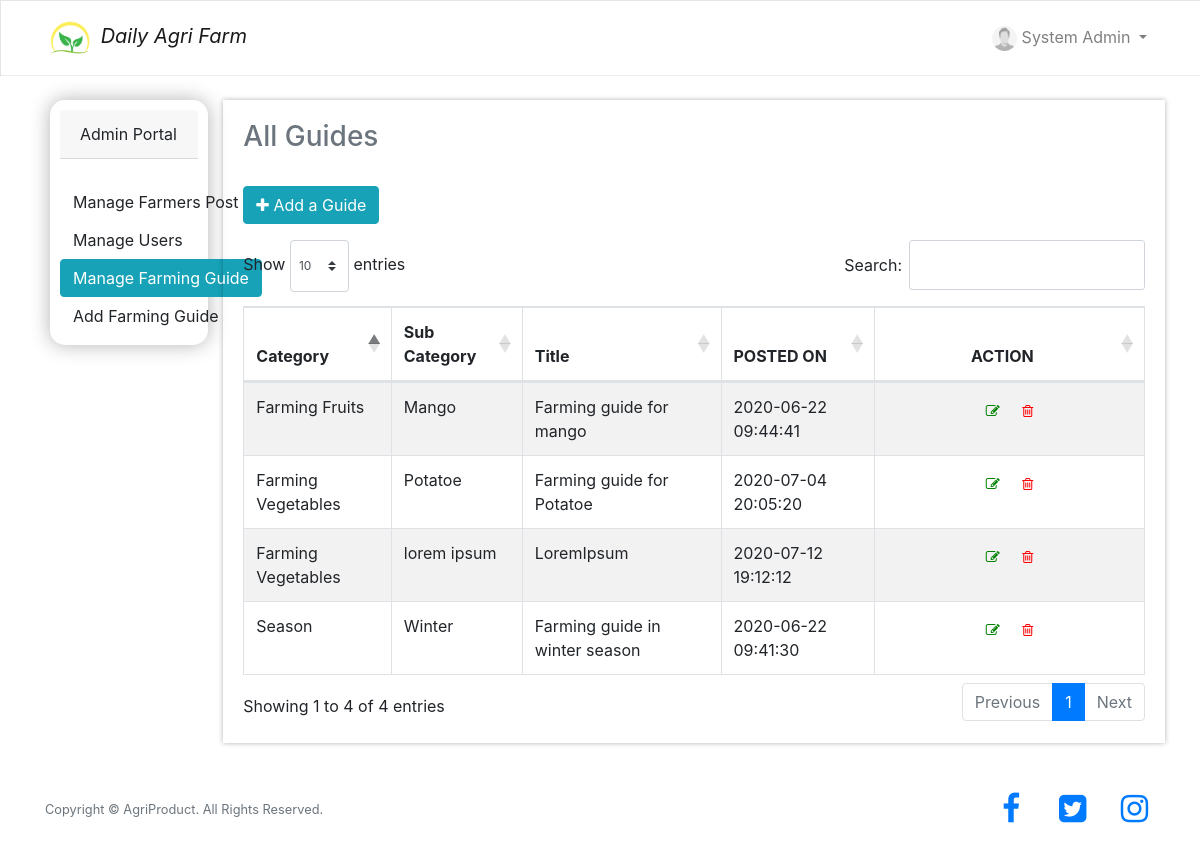
Screenshot of /agrifarm/admin/all-guide.php (signed in) with the database file from the repository.
### tables this page shows
CREATE TABLE `guide` (
  `id` int(11) NOT NULL,
  `post_category` varchar(100) DEFAULT NULL,
  `subcategory` varchar(100) DEFAULT NULL,
  `title` varchar(100) DEFAULT NULL,
  `announcement` text DEFAULT NULL,
  `dateposted` datetime NOT NULL DEFAULT current_timestamp()
);

### agrifarm/admin/session.php (called while the page is built, shortened)
<?php
	include 'conn.php';
	$sql = "SELECT * FROM admin WHERE id = '".$_SESSION['admin']."'";
	$query = $conn->query($sql);
	$user = $query->fetch_assoc();
?>

### agrifarm/admin/all-guide.php (the view, shortened to what this page needs)
<?php
  include 'session.php';
?>
<!DOCTYPE html>
<html lang="en">
<head>
    <link rel="stylesheet" href="https://stackpath.bootstrapcdn.com/font-awesome/4.7.0/css/font-awesome.min.css">
    <link rel="stylesheet" href="https://maxcdn.bootstrapcdn.com/bootstrap/4.4.1/css/bootstrap.min.css">
    <link rel="stylesheet" href="https://cdnjs.cloudflare.com/ajax/libs/twitter-bootstrap/4.1.3/css/bootstrap.css">
    <link rel="stylesheet" type="text/css" href="https://cdn.datatables.net/1.10.20/css/dataTables.bootstrap4.min.css">
    <link rel="stylesheet" href="../css/custom.css">
</head>
<header class="header">
<nav class="navbar navbar-expand-lg navbar-light bg-light" style="box-shadow: inset 1px 1px 0 rgba(0,0,0,.1), inset 0 -1px 0 rgba(0,0,0,.07); ">
  <div class="container">
      <a class="navbar-brand" href="index.php" style="font-style: italic;">
        <img src="../images/logo.png" alt="logo" width="50px" height="50px">
        Daily Agri Farm
      </a>
  <div class="collapse navbar-collapse" id="navbarNav">
    <ul class="nav navbar-nav ml-auto">
      <?php
        $photo = $user["profile_pic"];
        if($photo != "")
        {
          $img = $user["profile_pic"];
        }
        else
        {
          $img = "profile.jpg";
        }
      ?>
      <li class="nav-item dropdown">
        <a class="nav-link dropdown-toggle" href="#" id="navbarDropdown" role="button" data-toggle="dropdown" aria-haspopup="true" aria-expanded="false">
          <img src="../images/<?php echo $img; ?>" alt="" class="img-circle" style="border-radius: 50%;width: 25px; height: 25px;" /> <?php echo $user['firstname'], " ", $user['lastname']; ?>
        </a>
      </li>
    </ul>
  </div>
</nav>
</header>
<body>
<br>
<?php
  $sql = "SELECT * FROM guide";
  $query = $conn->query($sql);
?>
<div class="container-fluid" style="min-height: 80vh;padding: 0 50px 10px 50px;">
<div class="row">
<div class="col-md-2 form-group">
  <div class="card-body"  style="padding: 10px;box-shadow: 0 0 20px rgb(0,0,0,0.3);border-radius: 15px;">
    <div class="card-header">Admin Portal</div><br>
    <div class="card-text">
      <a href="home.php" class="btn btn-default">Manage Farmers Post</a>
    </div>
    <div class="card-text">
      <a href="all-user.php" class="btn btn-default">Manage Users</a>
    </div>
    <div class="card-text">
      <a href="all-guide.php" class="btn btn-info">Manage Farming Guide</a>
    </div>
    <div class="card-text">
      <a href="add-guide.php" class="btn btn-default">Add Farming Guide</a>
    </div>
  </div>
</div>
<div class="col-md-10 form-group" style="padding: 20px;box-shadow: 0 0 5px rgb(0,0,0,0.3);">
<h3 class="text-muted">All Guides</h3><br>
<div class="form-group">
  <a href="add-guide.php" class="btn btn-info"><i class="fa fa-plus"></i> Add a Guide</a>
</div>
<div class="table-responsive">
  <table id="example" class="table table-striped table-bordered" style="width:100%">
        <thead>
            <tr>
                <th>Category</th>
                <th>Sub Category</th>
                <th>Title</th>
                <th>POSTED ON</th>
                <th class="text-center" width="30%">ACTION</th>
            </tr>
        </thead>
        <tbody>
        <?php
          while ($row = $query->fetch_assoc()) {
            echo '
                <tr>
                  <td>'.$row["post_category"].'</td>
                  <td>'.$row["subcategory"].'</td>
                  <td>'.$row["title"].'</td>
                  <td>'.$row["dateposted"].'</td>
                  <td class="text-center">
                    <a href="guide_edit.php?id='.$row["id"].'" title="Edit Post">
                      <button class="btn btn-sm btn-flat"><i class="fa fa-edit" style="color:green"></i></button>
                    </a>
                    <a href="delete_guide.php?id='.$row["id"].'" title="Delete Post">
                      <button class="btn btn-sm btn-flat"><i class="fa fa-trash-o" style="color:red"></i></button>
                    </a>
                  </td>
                </tr>
            ';
        }
        ?>
        </tbody>
    </table>
</div>
</div>
</div>
</div>
<br>
<?php include '../footer.php'; ?>
</body>
</html>

### agrifarm/css/custom.css (style rules this page uses)
body { min-height: 100vh; }
.bg-light { background-color: #fff!important; }

### rows the page displays
guide: post_category "Season", subcategory "Winter", title "Farming guide in winter season", dateposted "2020-06-22 09:41:30"
guide: post_category "Farming Fruits", subcategory "Mango", title "Farming guide for mango", dateposted "2020-06-22 09:44:41"
guide: post_category "Farming Vegetables", subcategory "Potatoe", title "Farming guide for Potatoe", dateposted "2020-07-04 20:05:20"
guide: post_category "Farming Vegetables", subcategory "lorem ipsum", title "LoremIpsum", dateposted "2020-07-12 19:12:12"

### other values shown
$user['firstname'] "System"
$user['lastname'] "Admin"
